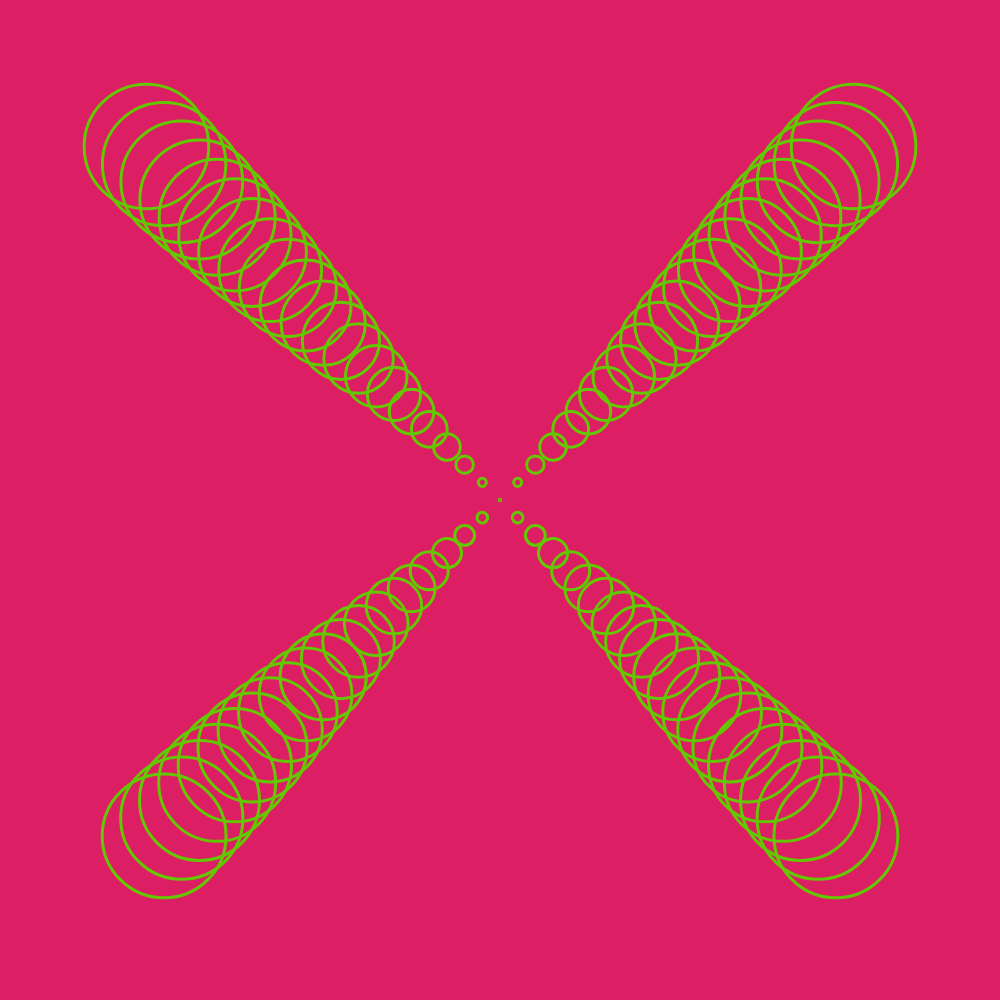
Frame 1 (no input)
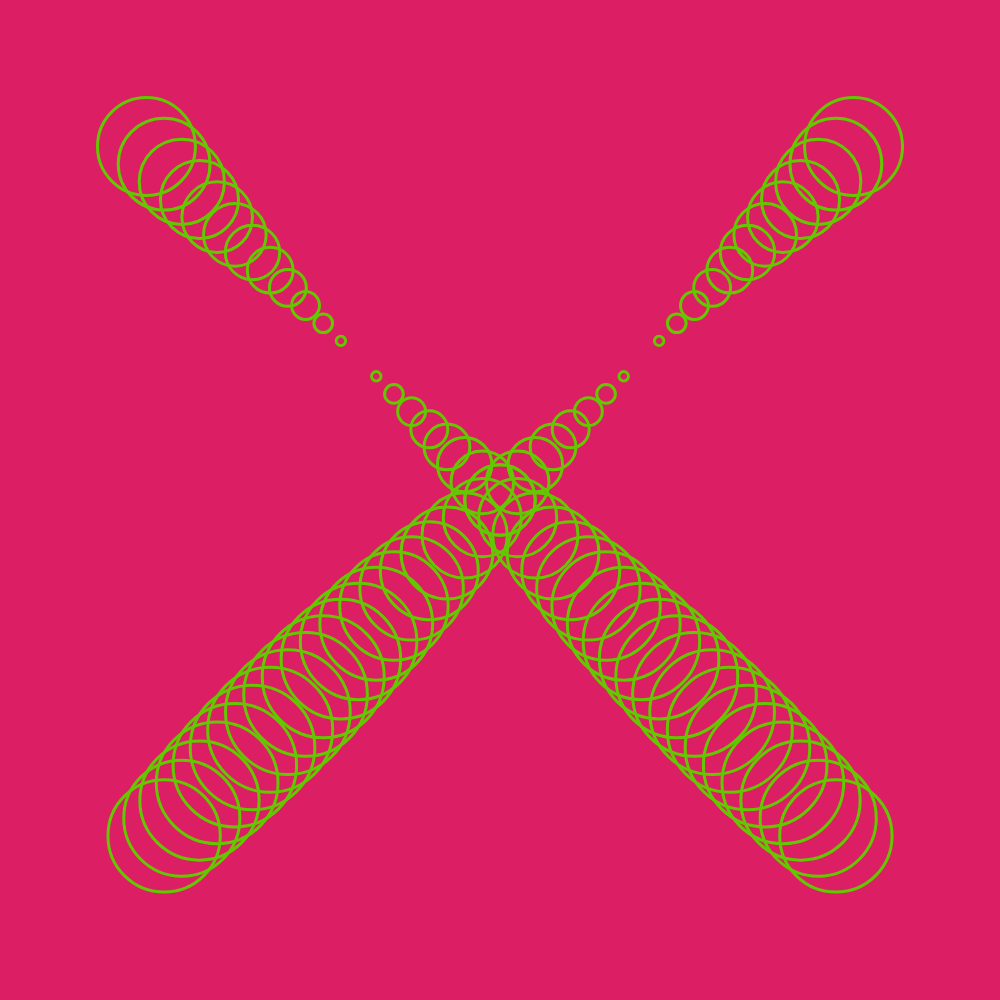
Frame 60 (no input)
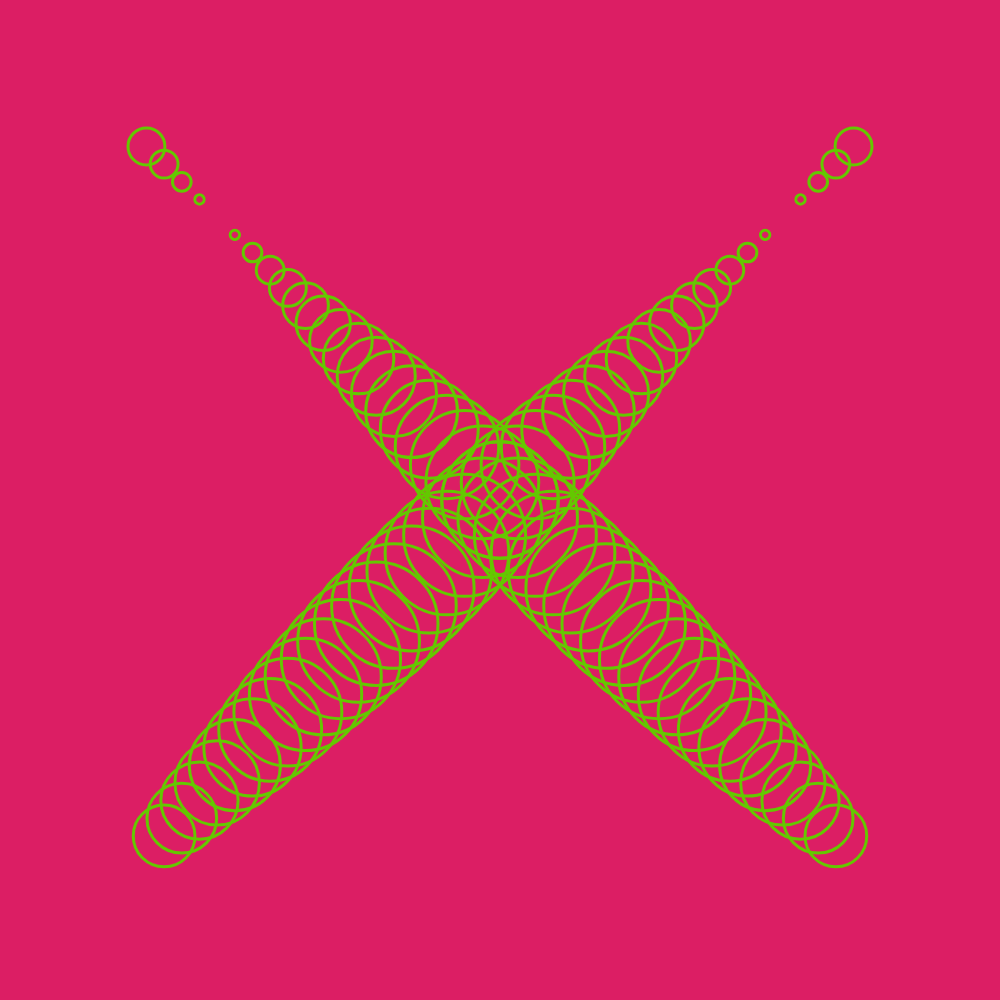
Frame 120 (the mouse pressed at the canvas centre since frame 60)

The p5.js sketch that drew these frames (run headless with seeded random() and noise() and a simulated clock; from frame 60 on, the mouse is pressed at the canvas centre):

// p5.js sketch
// ── sketch.js
function setup(){
  createCanvas(1000,1000)
  }

function draw(){
  noFill()
  stroke(100,200,0)
  strokeWeight(3)
  background(220,30,100)
  translate(width/2,height/2)

  push()
  rotate(PI/4)
  for(let i=-height/2;i<height/2;i+=25){
    circle(0,i,sin(i*0.003+frameCount*0.01)*125)
    }
  pop()

  push()
  rotate(-PI/4)
  for(let i=-height/2;i<height/2;i+=25){
    circle(0,i,sin(i*0.003+frameCount*0.01)*125)
    } 
  pop()
  }
